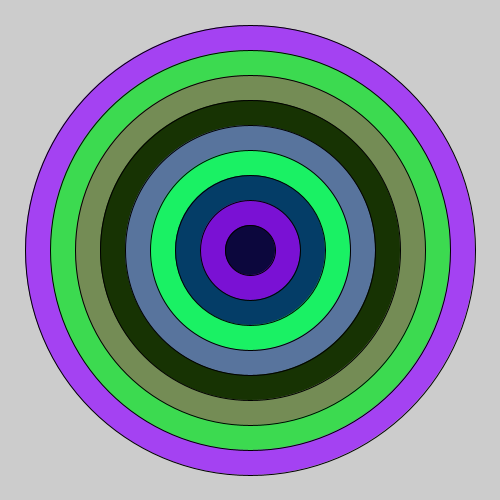
Frame 1 (no input)
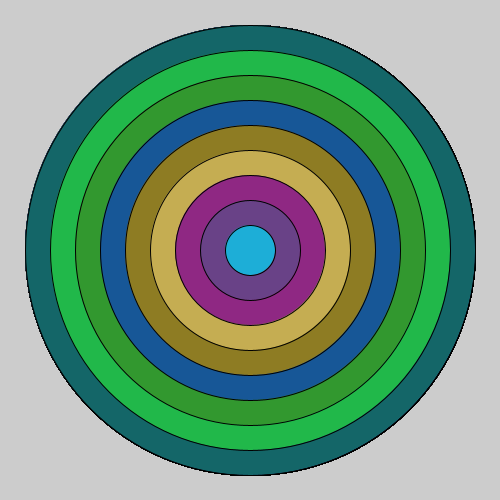
Frame 60 (the mouse pressed at the canvas centre just before this capture)
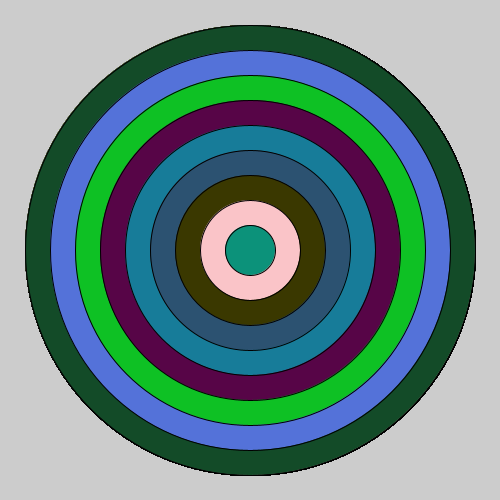
Frame 120 (the mouse held since frame 60 and released just before this capture)

The Processing sketch that drew these frames (run headless with seeded random() and noise(); from frame 60 on, the mouse is pressed at the canvas centre):

// Processing sketch: sketch_250215a
// ── sketch_250215a.pde
/*int x=100;

void setup(){
  size(500,500);
}

void draw(){
  background(0);
  if(keyPressed && key == CODED){
    if(keyCode == LEFT){
      x-=5;
    }
    if(keyCode == RIGHT){
      x+=5;
    }
  }
  rect(x,height/2, 50,50);
}*/

/*Tasti codificati, keyCode
UP, DOWN, LEFT, RIGHT, ALT, CONTROL, SHIFT */

/*Key oltre le lettere
CODED, BACKSPACE, TAB, ENTER, RETURN, ESC, DELETE*/



//Spostamendo su, giu, sinistra, destra
/*int x=100;
int y=100;

void setup(){
  size(500,500);
}

void draw(){
  background(0);
  rect(x,y, 50,50);
  if(keyPressed){
    if(key =='d'){
      x+=2;
    }else if(key == 'a'){
      x-=2;
    }
  
    if(key=='w'){
      y-=2;
    }else if(key=='s'){
      y+=2;
    }
  }
}*/


//Esempio gestione
float [] d=new float[10];
boolean go=true;
void setup(){
  size(500,500);
  for(int i=0; i<d.length; i++){
    d[i]=i*50;
  }
}

//nel draw conviene farlo solo quando c'è da fare qualcosa di interattivo, di disegnare
void draw(){
  for(int i=d.length-1; i>=0; i--){
    fill(random(255), random(255), random(255));
    ellipse(width/2, height/2, d[i], d[i]);
  }
}

void mouseClicked(){
  go=!go;
  if(go){
    loop();
  }else{
    noLoop();
  }
}

//quando c'è la gestione della pressione del mouse o della tastiera
//meglio gestirle fuori dal setup e dal draw per evitare che ci siano errori
/*void mousePressed(){
  if(mouseButton == LEFT){
    noLoop();
  }
  if(mouseButton == RIGHT){
    loop();
  }
}*/

/*void mousePressed(){ 
  println("P");
}

void mouseReleased(){
  println("R");
}

void mouseClicked(){
  println("C");
}*/

//Gestione tasti Key e Mouse 
/*void setup(){
  size(500,500);
}

void draw(){
  if(keyPressed){
    if (key == 'a' || key == 'A'){
      println("Tasto a");
    }
  }
  
  if(mousePressed){
    if(mouseButton==RIGHT){
      println("ho premuto il destro");
    }
    if(mouseButton==LEFT){
      println("ho premuto il sinistro");
    }
  }
}

void mousePressed(){ 
  println("P");
}

void mouseReleased(){
  println("R");
}

void mouseClicked(){
  println("C");
}*/








//Funzione random
/*size(500,500);
background(0,255,0);
noStroke();

int l=50;
for(int y=0; y<=height; y+=l){
  for(int x=0; x<=width; x+=l){
    fill(random(255), 130);
    rect(x+random(-5,5),y+random(-5,5),l,l);
  }
}*/




/*int d=40;

void setup(){
  size(600,600);
  noStroke();
  colorMode(RGB, width); //gestione del colore 
}

void draw(){
  background(0);
  for(int y=0; y<=height; y+=d){
    for(int x=0; x<=width; x+=d){
      if(dist(x,y,mouseX, mouseY)<d/2){
        fill(x,y,width);
      }else{
        fill(x,y,0);
      }
      ellipse(x,y,d,d);
    }
  }
}*/
